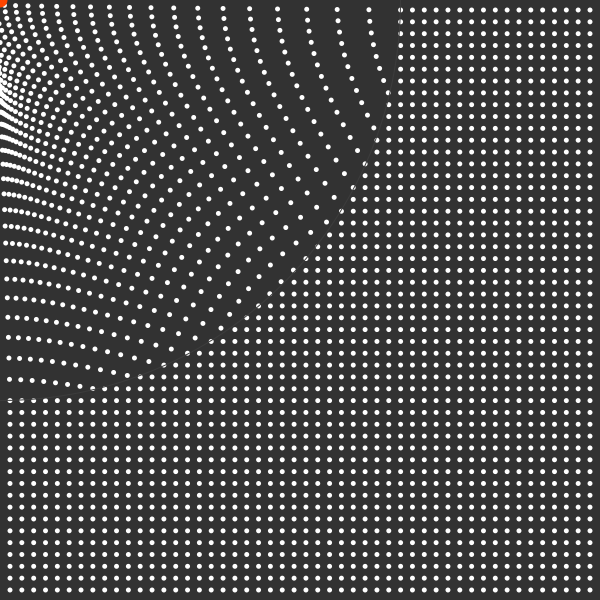
Frame 1 (no input)
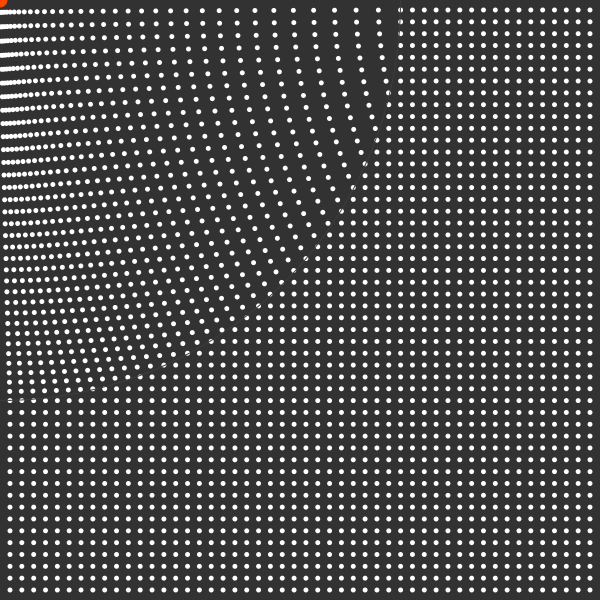
Frame 60 (the mouse pressed at the canvas centre just before this capture)
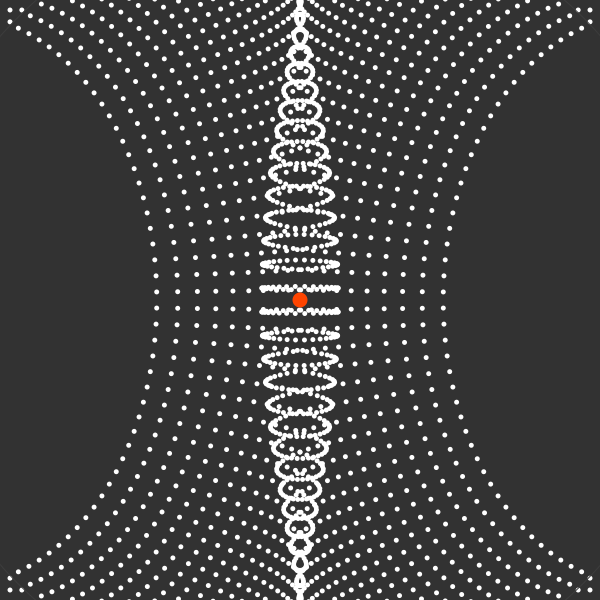
Frame 120 (the mouse held since frame 60 and released just before this capture)

The Processing sketch that drew these frames (run headless with seeded random() and noise(); from frame 60 on, the mouse is pressed at the canvas centre):

// Processing sketch: kevinr_5_a_1_modified
// ── kevinr_5_a_1_modified.pde
int gridCols = 50;  // Spalten
int gridRows = 50;  // Zeilen

float margin = 10;  // Rand
float influence = 400;   // Einflussbereich der Maus (Radius)


void setup() {
  size(600, 600);
  smooth();
}

void draw() {
  background(50);
  float time = millis() / 1000.0;

  noStroke();
  fill(255);

  for (int r = 0; r < gridRows; r++) {   // Zeilen
    for (int c = 0; c < gridCols; c++) {   // Elemente der Zeile
      float x = map(c, 0, gridCols - 1, margin, width - margin);   // x Position
      float y = map(r, 0, gridRows - 1, margin, height - margin);   // y Position

        float distance = dist(mouseX, mouseY, x, y);    // Abstand Maus Punkt

      if (distance < influence) {   // Wenn im Bereich der Maus, dann Verschiebung
        float strength = map(distance, 0, influence, 1.0, 0.0);    // stärke der Verschiebung

        float deltaX = x - mouseX;   // Unterschied Maus - Punkt = Richtung
        float deltaY = y - mouseY;

        x = x + deltaX * strength * sineWave(time, 2.0) * -2.0;  // Um die Stärke der Verschiebung in Richtung verschieben...
        y = y + deltaY * strength * sineWave(time, 0.3) * -3.0;  // Unbedingt ander Faktoren versuchen. z.B. -2.0 statt 1.0 

        //fill(255, 0, 0);
      }

      ellipse(x, y, 5, 5);
      fill(255);
    }
  }

  noFill();
  stroke(60);  
  ellipse(mouseX, mouseY, influence * 2.0, influence * 2.0);

  noStroke();
  fill(255, 69, 0);
  ellipse(mouseX, mouseY, 15, 15);
}


void keyPressed() {
  if (key == CODED) {
    if (keyCode == UP) {
      influence = influence + 10;
    }

    if (keyCode == DOWN) {
      influence = influence - 10;
      influence = max(influence, 0);
    }
  }
}


// ── signalFunctions.pde
/** A sine wave. Time is in seconds, frequency in hertz. */
float sineWave(float time, float frequency) {
  return sin(time * TWO_PI * frequency);
}

/** A triangle wave. Time is in seconds, frequency in hertz */
float triangleWave(float time, float frequency) {
  float period = (1.0 / frequency);
  float t = time - period * 0.25;
  return abs((t % period) - 0.5 * period) * frequency * 4.0 - 1.0;
}

/** A sawtooth wave. Time is in seconds, frequency in hertz */
float sawtoothWave(float time, float frequency) {
  float t = time - (1.0 / frequency) * 0.25;
  float p = t * frequency;
  return (p % 1.0) * 2.0 - 1.0;
}

/** A square wave. Time is in seconds, frequency in hertz */
float squareWave(float time, float frequency) {  
  return signum(sin(time * TWO_PI * frequency));
}

/** A sine wave. Time is in seconds, frequency in hertz, phase shift in 0 - TWO_PI */
float sineWave(float time, float frequency, float phase) {
  return sin(time * TWO_PI * frequency + phase);
}

/** A triangle wave. Time is in seconds, frequency in hertz, phase shift in 0 - TWO_PI */
float triangleWave(float time, float frequency, float phase) {
  float shift = (phase / TWO_PI) * (1.0 / frequency);
  return triangleWave(time + shift, frequency);
}

/** A sawtooth wave. Time is in seconds, frequency in hertz, phase shift in 0 - TWO_PI */
float sawtoothWave(float time, float frequency, float phase) {
  float shift = (phase / TWO_PI) * (1.0 / frequency);
  return sawtoothWave(time + shift, frequency);
}

/** A square wave. Time is in seconds, frequency in hertz */
float squareWave(float time, float frequency, float phase) {
  float shift = (phase / TWO_PI) * (1.0 / frequency);
  return squareWave(time + shift, frequency);
}

/** The sign of a value. Returns -1 for negative values, 0 for 0 and 1 for positive values */
float signum(float value) {
  if (value == 0.0) return 0.0;
  else if (value > 0.0) return 1.0;
  else return -1.0;
}
